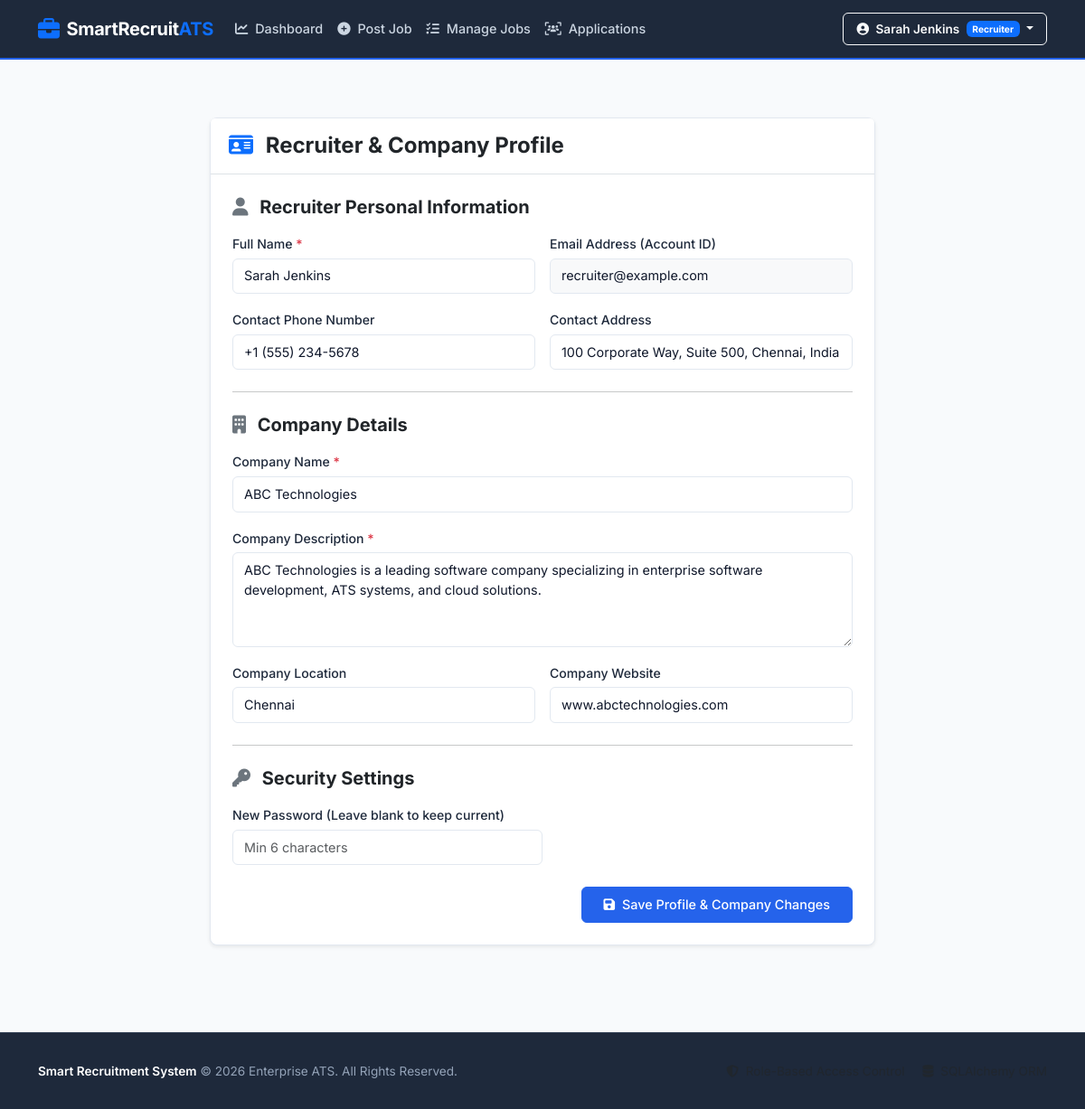
Page /recruiter/profile (signed in) on the committed database.
### models.py (models this page shows, shortened)
class User(UserMixin, db.Model):
    __tablename__ = 'users'
    id = db.Column(db.Integer, primary_key=True)
    full_name = db.Column(db.String(120), nullable=False)
    email = db.Column(db.String(120), unique=True, nullable=False, index=True)
    password_hash = db.Column(db.String(256), nullable=False)
    role = db.Column(db.String(20), nullable=False)  # 'recruiter' or 'candidate'
    company_name = db.Column(db.String(200), nullable=True)
    company_description = db.Column(db.Text, nullable=True)
    company_location = db.Column(db.String(200), nullable=True)
    company_website = db.Column(db.String(300), nullable=True)
    phone = db.Column(db.String(20), nullable=True)
    address = db.Column(db.String(255), nullable=True)
    skills = db.Column(db.Text, nullable=True)
    education = db.Column(db.Text, nullable=True)
    experience = db.Column(db.Text, nullable=True)
    resume_path = db.Column(db.String(255), nullable=True)
    created_at = db.Column(db.DateTime, default=datetime.utcnow)
    posted_jobs = db.relationship('Job', backref='recruiter', lazy=True, cascade="all, delete-orphan")
    applications = db.relationship('Application', backref='candidate', lazy=True, cascade="all, delete-orphan")
    @property
    def is_recruiter(self):
        return self.role == 'recruiter'

### routes.py (the view, shortened to what this page needs)
@main.route('/recruiter/profile', methods=['GET', 'POST'])
@recruiter_required
def recruiter_profile():
    return render_template('recruiter/profile.html')

### app.py (called while the page is built)
def create_app():
    app = Flask(__name__)
    app.config.from_object(Config)
    os.makedirs(app.config['UPLOAD_FOLDER'], exist_ok=True)
    db.init_app(app)
    login_manager = LoginManager()
    login_manager.login_view = 'main.login'
    login_manager.login_message = 'Please log in to access this page.'
    login_manager.login_message_category = 'warning'
    login_manager.init_app(app)
    @login_manager.user_loader
    def load_user(user_id):
        return User.query.get(int(user_id))
    app.register_blueprint(main_blueprint)
    @app.errorhandler(404)
    def page_not_found(e):
        return render_template('base.html', page_error="404 Page Not Found"), 404
    @app.errorhandler(500)
    def internal_server_error(e):
        return render_template('base.html', page_error="500 Internal Server Error"), 500
    with app.app_context():
        db.create_all()
    return app

### routes.py (called while the page is built)
def recruiter_required(f):
    @wraps(f)
    @login_required
    def decorated_function(*args, **kwargs):
        if not current_user.is_recruiter:
            flash('Access denied. Recruiter privileges required.', 'danger')
            return redirect(url_for('main.dashboard_redirect'))
        return f(*args, **kwargs)
    return decorated_function

### templates/recruiter/profile.html (shortened to what this page needs)
{% extends "base.html" %}
{% block content %}
<div class="container py-4">
  <div class="row justify-content-center">
    <div class="col-lg-8">
      <div class="card card-corporate shadow-sm">
        <div class="card-header bg-white py-3 border-bottom">
          <h4 class="fw-bold mb-0 text-dark"><i class="fa-solid fa-id-card text-primary me-2"></i> Recruiter & Company Profile</h4>
        </div>
        <div class="card-body p-4">
          <form method="POST" action="{{ url_for('main.recruiter_profile') }}">
            <h5 class="fw-bold text-dark mb-3"><i class="fa-solid fa-user me-2 text-secondary"></i> Recruiter Personal Information</h5>
            <div class="row g-3 mb-3">
              <div class="col-md-6">
                <label for="full_name" class="form-label">Full Name <span class="text-danger">*</span></label>
                <input type="text" class="form-control" id="full_name" name="full_name" value="{{ current_user.full_name }}" required>
              </div>
              <div class="col-md-6">
                <label for="email" class="form-label">Email Address (Account ID)</label>
                <input type="email" class="form-control bg-light" id="email" value="{{ current_user.email }}" readonly disabled>
              </div>
            </div>
            <div class="row g-3 mb-4">
              <div class="col-md-6">
                <label for="phone" class="form-label">Contact Phone Number</label>
                <input type="text" class="form-control" id="phone" name="phone" value="{{ current_user.phone or '' }}" placeholder="+1 (555) 000-0000">
              </div>
              <div class="col-md-6">
                <label for="address" class="form-label">Contact Address</label>
                <input type="text" class="form-control" id="address" name="address" value="{{ current_user.address or '' }}" placeholder="Personal contact address">
              </div>
            </div>
            <hr class="my-4">
            <h5 class="fw-bold text-dark mb-3"><i class="fa-solid fa-building me-2 text-secondary"></i> Company Details</h5>
            <div class="mb-3">
              <label for="company_name" class="form-label">Company Name <span class="text-danger">*</span></label>
              <input type="text" class="form-control" id="company_name" name="company_name" value="{{ current_user.company_name or '' }}" required placeholder="e.g. ABC Technologies">
            </div>
            <div class="mb-3">
              <label for="company_description" class="form-label">Company Description <span class="text-danger">*</span></label>
              <textarea class="form-control" id="company_description" name="company_description" rows="4" required placeholder="About the company...">{{ current_user.company_description or '' }}</textarea>
            </div>
            <div class="row g-3 mb-4">
              <div class="col-md-6">
                <label for="company_location" class="form-label">Company Location</label>
                <input type="text" class="form-control" id="company_location" name="company_location" value="{{ current_user.company_location or '' }}" placeholder="e.g. Chennai, India">
              </div>
              <div class="col-md-6">
                <label for="company_website" class="form-label">Company Website</label>
                <input type="text" class="form-control" id="company_website" name="company_website" value="{{ current_user.company_website or '' }}" placeholder="e.g. www.abctechnologies.com">
              </div>
            </div>
            <hr class="my-4">
            <h5 class="fw-bold text-dark mb-3"><i class="fa-solid fa-key text-secondary me-2"></i> Security Settings</h5>
            <div class="mb-4 col-md-6">
              <label for="new_password" class="form-label">New Password (Leave blank to keep current)</label>
              <input type="password" class="form-control" id="new_password" name="new_password" placeholder="Min 6 characters" minlength="6">
            </div>
            <div class="d-flex justify-content-end">
              <button type="submit" class="btn btn-primary px-4"><i class="fa-solid fa-save me-1"></i> Save Profile & Company Changes</button>
            </div>
          </form>
        </div>
      </div>
    </div>
  </div>
</div>
{% endblock %}

### templates/base.html (shortened to what this page needs)
<!DOCTYPE html>
<html lang="en">
<head>
  <link href="https://cdn.jsdelivr.net/npm/bootstrap@5.3.3/dist/css/bootstrap.min.css" rel="stylesheet">
  <link rel="stylesheet" href="https://cdnjs.cloudflare.com/ajax/libs/font-awesome/6.5.1/css/all.min.css">
  <link rel="stylesheet" href="{{ url_for('static', filename='css/custom.css') }}">
</head>
<body>
  <nav class="navbar navbar-expand-lg navbar-dark navbar-enterprise sticky-top">
    <div class="container">
      <a class="navbar-brand d-flex align-items-center gap-2" href="{{ url_for('main.home') }}">
        <i class="fa-solid fa-briefcase text-primary fs-4"></i>
        <span>SmartRecruit<span class="text-primary">ATS</span></span>
      </a>
      <div class="collapse navbar-collapse" id="enterpriseNavbar">
        <ul class="navbar-nav me-auto mb-2 mb-lg-0">
          {% if current_user.is_authenticated %}
            {% if current_user.is_recruiter %}
              <li class="nav-item">
                <a class="nav-link {% if request.endpoint == 'main.recruiter_dashboard' %}active{% endif %}" href="{{ url_for('main.recruiter_dashboard') }}">
                  <i class="fa-solid fa-chart-line me-1"></i> Dashboard
                </a>
              </li>
              <li class="nav-item">
                <a class="nav-link {% if request.endpoint == 'main.post_job' %}active{% endif %}" href="{{ url_for('main.post_job') }}">
                  <i class="fa-solid fa-plus-circle me-1"></i> Post Job
                </a>
              </li>
              <li class="nav-item">
                <a class="nav-link {% if request.endpoint == 'main.manage_jobs' %}active{% endif %}" href="{{ url_for('main.manage_jobs') }}">
                  <i class="fa-solid fa-list-check me-1"></i> Manage Jobs
                </a>
              </li>
              <li class="nav-item">
                <a class="nav-link {% if request.endpoint == 'main.view_applications' %}active{% endif %}" href="{{ url_for('main.view_applications') }}">
                  <i class="fa-solid fa-users-viewfinder me-1"></i> Applications
                </a>
              </li>
            {% endif %}
          {% else %}
            <li class="nav-item">
              <a class="nav-link {% if request.endpoint == 'main.home' %}active{% endif %}" href="{{ url_for('main.home') }}">
                <i class="fa-solid fa-house me-1"></i> Home
              </a>
            </li>
          {% endif %}
        </ul>
        <div class="d-flex align-items-center gap-2">
          {% if current_user.is_authenticated %}
            <div class="dropdown">
              <button class="btn btn-outline-light dropdown-toggle btn-nav-action" type="button" id="userMenuBtn" data-bs-toggle="dropdown" aria-expanded="false">
                <i class="fa-solid fa-circle-user me-1"></i> {{ current_user.full_name }}
                <span class="badge bg-primary text-white ms-1 text-capitalize">{{ current_user.role }}</span>
              </button>
            </div>
          {% endif %}
        </div>
      </div>
    </div>
  </nav>
  <main class="content-wrapper">
    {% block content %}{% endblock %}
  </main>
  <footer class="footer-enterprise">
    <div class="container">
      <div class="row align-items-center">
        <div class="col-md-6 text-center text-md-start mb-2 mb-md-0">
          <span class="fw-semibold text-white">Smart Recruitment System</span> &copy; 2026 Enterprise ATS. All Rights Reserved.
        </div>
        <div class="col-md-6 text-center text-md-end">
          <span class="text-muted me-3"><i class="fa-solid fa-shield-halved me-1"></i> Role-Based Access Control</span>
          <span class="text-muted"><i class="fa-solid fa-database me-1"></i> SQLAlchemy ORM</span>
        </div>
      </div>
    </div>
  </footer>
</body>
</html>

### static/css/custom.css (style rules this page uses)
:root { --primary-color: #2563EB; --primary-hover: #1D4ED8; --secondary-color: #1E293B; --secondary-hover: #0F172A; --success-color: #16A34A; --warning-color: #F59E0B; --danger-color: #DC2626; --info-color: #3B82F6; --bg-light: #F8FAFC; --card-bg: #FFFFFF; --border-color: #E2E8F0; --text-dark: #0F172A; --text-muted: #64748B; --text-light: #94A3B8; --font-family: 'Inter', -apple-system, BlinkMacSystemFont, 'Segoe UI', Roboto, sans-serif; --border-radius-sm: 4px; --border-radius: 6px; --border-radius-lg: 8px; }
body { font-family: var(--font-family); background-color: var(--bg-light); color: var(--text-dark); min-height: 100vh; display: flex; flex-direction: column; -webkit-font-smoothing: antialiased; }
main.content-wrapper { flex: 1 0 auto; padding-top: 1.5rem; padding-bottom: 3rem; }
.navbar-enterprise { background-color: var(--secondary-color); border-bottom: 2px solid var(--primary-color); padding: 0.75rem 1rem; }
.navbar-enterprise .navbar-brand { font-weight: 700; font-size: 1.25rem; color: #FFFFFF !important; letter-spacing: -0.02em; }
.navbar-enterprise .navbar-brand i { color: var(--primary-color); }
.navbar-enterprise .nav-link { color: #CBD5E1 !important; font-weight: 500; font-size: 0.9rem; padding: 0.5rem 0.85rem; transition: color 0.15s ease-in-out; }
.navbar-enterprise .btn-nav-action { font-size: 0.85rem; font-weight: 600; border-radius: var(--border-radius); padding: 0.4rem 0.9rem; }
.btn { border-radius: var(--border-radius); font-weight: 500; font-size: 0.9rem; padding: 0.5rem 1rem; transition: all 0.15s ease; }
.btn-primary { background-color: var(--primary-color); border-color: var(--primary-color); color: #FFFFFF; }
.card-corporate { background: var(--card-bg); border: 1px solid var(--border-color); border-radius: var(--border-radius-lg); box-shadow: 0 1px 3px rgba(0, 0, 0, 0.05); margin-bottom: 1.5rem; }
.card-corporate .card-header { background-color: #FFFFFF; border-bottom: 1px solid var(--border-color); padding: 1rem 1.25rem; font-weight: 600; color: var(--secondary-color); }
.card-corporate .card-body { padding: 1.25rem; }
.form-label { font-weight: 500; font-size: 0.88rem; color: var(--secondary-color); margin-bottom: 0.35rem; }
.form-control, .form-select { border: 1px solid var(--border-color); border-radius: var(--border-radius); padding: 0.5rem 0.75rem; font-size: 0.9rem; color: var(--text-dark); background-color: #FFFFFF; }
footer.footer-enterprise { background-color: var(--secondary-color); color: #94A3B8; padding: 2rem 0; border-top: 1px solid #334155; font-size: 0.85rem; margin-top: auto; }

### rows in the picture
User: full_name "Sarah Jenkins", role "Recruiter", email "recruiter@example.com", phone "+1 (555) 234-5678", address "100 Corporate Way, Suite 500, Chennai, India", company_name "ABC Technologies", company_description "ABC Technologies is a leading software company specializing in enterprise software development, ATS systems, and cloud solutions.", company_location "Chennai", company_website "www.abctechnologies.com"
